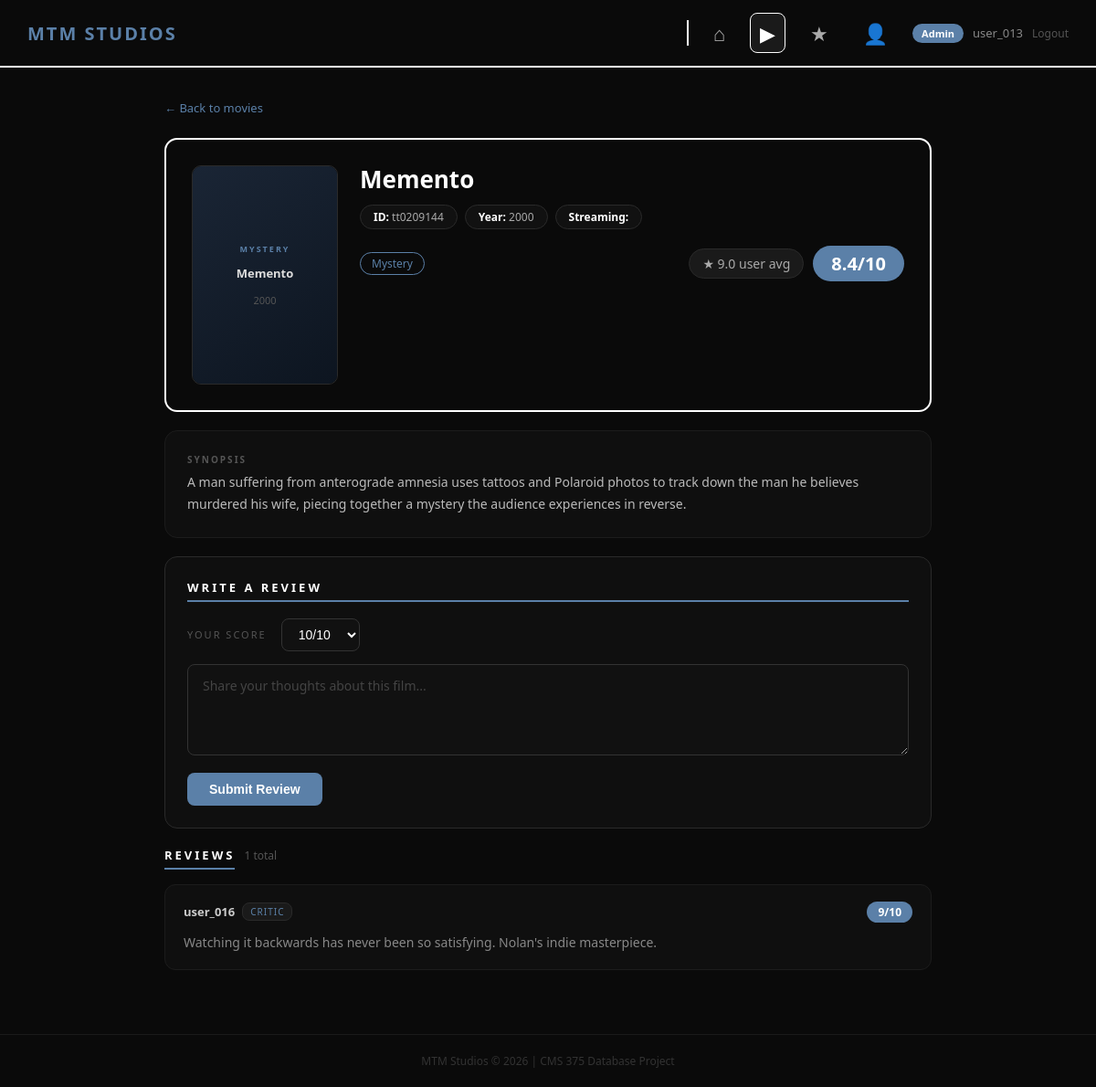
The page /movie.php?id=tt0209144 (signed in) on the database its author committed.
### tables this page shows
CREATE TABLE Movies (
    MovieID           VARCHAR(20)  PRIMARY KEY,
    ReleaseYear       INT,
    Title             VARCHAR(255),
    PosterURL         VARCHAR(255),
    PrimaryStreamingService VARCHAR(255),
    Genre             VARCHAR(100),
    Rating            DECIMAL(3,1),
    Description       VARCHAR(255)
);

CREATE TABLE Reviews (
    ReviewID VARCHAR(20) PRIMARY KEY,
    MovieID  VARCHAR(20),
    UserID   VARCHAR(20),
    Score    INT,
    Text     TEXT,
    FOREIGN KEY (MovieID) REFERENCES Movies(MovieID),
    FOREIGN KEY (UserID)  REFERENCES Users(UserID)
);

CREATE TABLE Users (
    UserID        VARCHAR(20)  PRIMARY KEY,
    FirstName     VARCHAR(50),
    LastName      VARCHAR(50),
    Email         VARCHAR(100),
    UserType      VARCHAR(20),
    FavoriteGenre VARCHAR(50),
    Password      VARCHAR(255)
);

### movie.php (the view, shortened to what this page needs)
<?php
include __DIR__ . '/db_connect.php';
include __DIR__ . '/poster_helper.php';
$is_guest = ($_SESSION['user_id'] === 'Guest');
$movie_id = mysqli_real_escape_string($conn, $_GET['id']);
$sql    = "SELECT * FROM Movies WHERE MovieID = '$movie_id'";
$result = mysqli_query($conn, $sql);
$movie = mysqli_fetch_assoc($result);
$user_already_reviewed = false;
if (!$is_guest) {
    $uid_esc = mysqli_real_escape_string($conn, $_SESSION['user_id']);
    $ck      = mysqli_query($conn, "SELECT ReviewID FROM Reviews WHERE UserID = '$uid_esc' AND MovieID = '$movie_id'");
    $user_already_reviewed = (mysqli_num_rows($ck) > 0);
}
$review_sql    = "SELECT Reviews.*, Users.UserID, Users.UserType
                  FROM Reviews
                  JOIN Users ON Reviews.UserID = Users.UserID
                  WHERE Reviews.MovieID = '$movie_id'
                  ORDER BY Reviews.Score DESC";
$review_result = mysqli_query($conn, $review_sql);
$review_count  = mysqli_num_rows($review_result);
$avg_q   = mysqli_query($conn, "SELECT AVG(Score) AS avg_score FROM Reviews WHERE MovieID = '$movie_id'");
$avg_row = mysqli_fetch_assoc($avg_q);
$avg_score = $avg_row['avg_score'] ? number_format($avg_row['avg_score'], 1) : null;
?>
<!DOCTYPE html>
<html lang="en">
<head>
</head>
<body>
<nav class="navbar">
    <a href="index.php" class="logo">MTM STUDIOS</a>
    <div class="nav-right">
        <div class="nav-divider"></div>
        <div class="nav-icons">
            <a href="index.php" title="Home">&#8962;</a>
            <a href="movies.php" class="active" title="Movies">&#9654;</a>
            <a href="reviews.php" title="Reviews">&#9733;</a>
            <a href="users.php" title="Users">&#128100;</a>
        </div>
        <div class="user-info">
            <span class="user-badge"><?php echo htmlspecialchars($_SESSION['user_type']); ?></span>
            <?php echo htmlspecialchars($_SESSION['user_id']); ?>
            <?php if ($is_guest): ?>
                <a href="register.php" class="create-acct-link">Create Account</a>
            <?php else: ?>
                <a href="logout.php" class="logout-link">Logout</a>
            <?php endif; ?>
        </div>
    </div>
</nav>
<div class="page-content">
    <a href="movies.php" class="back-link">&larr; Back to movies</a>
    <div class="movie-header">
        <div class="poster-column">
            <div class="poster-wrap">
                <?php echo renderPosterImg($movie, 'page'); ?>
            </div>
        </div>
        <div class="header-details">
            <h1><?php echo htmlspecialchars($movie['Title']); ?></h1>
            <div class="movie-meta">
                <div class="meta-pill"><span>ID:</span> <?php echo htmlspecialchars($movie['MovieID']); ?></div>
                <?php if ($movie['ReleaseYear']): ?>
                    <div class="meta-pill"><span>Year:</span> <?php echo $movie['ReleaseYear']; ?></div>
                <?php endif; ?>
                <div class="meta-pill"><span>Streaming:</span> <?php echo htmlspecialchars($movie['StreamingServices']); ?></div>
            </div>
            <div class="header-bottom">
                <div class="genre-tags">
                    <?php foreach (explode(", ", $movie['Genre']) as $g): ?>
                        <span class="genre-tag"><?php echo htmlspecialchars(trim($g)); ?></span>
                    <?php endforeach; ?>
                </div>
                <div class="score-wrap">
                    <?php if ($avg_score): ?>
                        <div class="user-score">&#9733; <?php echo $avg_score; ?> user avg</div>
                    <?php endif; ?>
                    <div class="big-score"><?php echo $movie['Rating']; ?>/10</div>
                </div>
            </div>
        </div>
    </div>
    <div class="movie-info">
        <?php if (!empty($movie['Description'])): ?>
        <div class="info-section">
            <div class="info-label">Synopsis</div>
            <div class="info-text"><?php echo htmlspecialchars($movie['Description']); ?></div>
        </div>
        <?php endif; ?>
    </div>
    <div class="review-form-box">
        <div class="review-form-title">Write a Review</div>
        <?php if ($is_guest): ?>
            <p class="guest-prompt">
                <a href="register.php">Create an account</a> or <a href="index.php">sign in</a> to write a review.
            </p>
        <?php elseif ($user_already_reviewed): ?>
            <p class="already-reviewed">You've already reviewed this movie. <span>Thanks for your feedback!</span></p>
        <?php else: ?>
            <form method="POST" action="movie.php?id=<?php echo urlencode($movie_id); ?>">
                <div class="score-row">
                    <label>Your Score</label>
                    <select name="score" class="score-select">
                        <?php for ($i = 10; $i >= 1; $i--): ?>
                            <option value="<?php echo $i; ?>"><?php echo $i; ?>/10</option>
                        <?php endfor; ?>
                    </select>
                </div>
                <textarea name="review_text" class="review-textarea"
                          placeholder="Share your thoughts about this film..."><?php echo isset($_POST['review_text']) ? htmlspecialchars($_POST['review_text']) : ''; ?></textarea>
                <button type="submit" name="submit_review" class="submit-btn">Submit Review</button>
            </form>
        <?php endif; ?>
    </div>
    <div class="reviews-header">
        <div class="reviews-title">Reviews</div>
        <div class="reviews-count"><?php echo $review_count; ?> total</div>
    </div>
    <?php if ($review_count > 0): ?>
        <?php while ($review = mysqli_fetch_assoc($review_result)): ?>
            <div class="review-card">
                <div class="review-top">
                    <div class="review-user">
                        <div class="user-id"><?php echo htmlspecialchars($review['UserID']); ?></div>
                        <div class="user-role"><?php echo htmlspecialchars($review['UserType']); ?></div>
                    </div>
                    <span class="review-score"><?php echo $review['Score']; ?>/10</span>
                </div>
                <div class="review-text"><?php echo htmlspecialchars($review['Text']); ?></div>
            </div>
        <?php endwhile; ?>
    <?php else: ?>
        <div class="no-reviews">No reviews yet. Be the first to review this film!</div>
    <?php endif; ?>
</div>
<div class="footer">MTM Studios &copy; 2026 | CMS 375 Database Project</div>
</body>
</html>

### poster_helper.php (shortened to what this page needs)
<?php
function getMoviePoster(array $movie): ?string
{
    $raw = trim($movie['PosterURL'] ?? '');
    if ($raw === '' || stripos($raw, 'poster') === 0) {
        return null;
    }
    return $raw;
}
function renderPosterImg(array $movie, string $context = 'card'): string
{
    $url   = getMoviePoster($movie);
    $title = htmlspecialchars($movie['Title'] ?? '');
    $year  = htmlspecialchars($movie['ReleaseYear'] ?? '');
    $genre = htmlspecialchars(explode(',', $movie['Genre'] ?? '')[0]);
    if ($context === 'page') {
        return '<div class="poster-fallback">'
             .   '<div class="poster-fallback-genre">' . $genre . '</div>'
             .   '<div class="poster-fallback-title">' . $title . '</div>'
             .   '<div class="poster-fallback-year">' . $year . '</div>'
             . '</div>';
    }
    return '<div class="card-poster-fallback">'
         .   '<div class="card-fallback-genre">' . $genre . '</div>'
         .   '<div class="card-fallback-title">' . $title . '</div>'
         . '</div>';
}

### rows shown on the page
movies: Genre "MYSTERY", Title "Memento", ReleaseYear "2000", MovieID "tt0209144", Genre "Mystery", Rating "8.4", Description "A man suffering from anterograde amnesia uses tattoos and Polaroid photos to track down the man he believes murdered his wife, piecing together a mystery the audience experiences in reverse."
reviews: UserID.UserID "user_016", UserID.UserType "CRITIC", Score "9", Text "Watching it backwards has never been so satisfying. Nolan's indie masterpiece."

### other values the page prints
$_SESSION['user_type'] "Admin"
$_SESSION['user_id'] "user_013"
$avg_score "9.0"
$review_count "1"
form field score "10/10"
